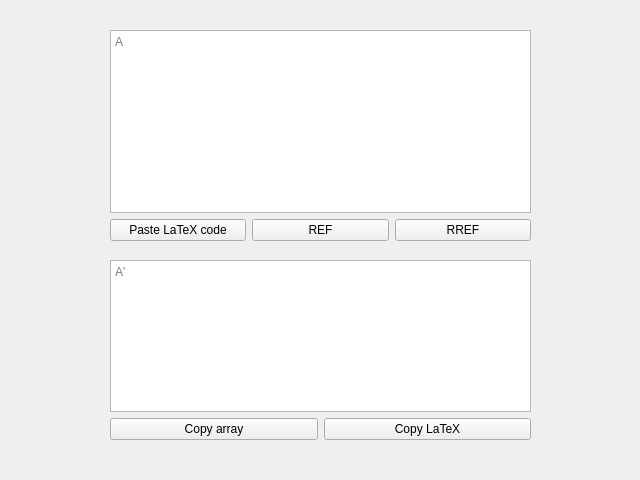
<?xml version="1.0" encoding="UTF-8"?>
<ui version="4.0">
 <class>Gauss</class>
 <widget class="QWidget" name="Gauss">
  <property name="geometry">
   <rect>
    <x>0</x>
    <y>0</y>
    <width>640</width>
    <height>480</height>
   </rect>
  </property>
  <property name="windowTitle">
   <string>GaussianElimination</string>
  </property>
  <widget class="QWidget" name="">
   <property name="geometry">
    <rect>
     <x>110</x>
     <y>260</y>
     <width>421</width>
     <height>180</height>
    </rect>
   </property>
   <layout class="QGridLayout" name="gridLayout">
    <item row="1" column="0">
     <layout class="QHBoxLayout" name="horizontalLayout_2">
      <item>
       <widget class="QPushButton" name="pushButton_copy">
        <property name="text">
         <string>Copy array</string>
        </property>
       </widget>
      </item>
      <item>
       <widget class="QPushButton" name="pushButton_copy_tex">
        <property name="text">
         <string>Copy LaTeX</string>
        </property>
       </widget>
      </item>
     </layout>
    </item>
    <item row="0" column="0">
     <widget class="QTextBrowser" name="textBrowser_result_A">
      <property name="sizePolicy">
       <sizepolicy hsizetype="Minimum" vsizetype="Expanding">
        <horstretch>0</horstretch>
        <verstretch>0</verstretch>
       </sizepolicy>
      </property>
      <property name="placeholderText">
       <string>A'</string>
      </property>
     </widget>
    </item>
   </layout>
  </widget>
  <widget class="QWidget" name="">
   <property name="geometry">
    <rect>
     <x>110</x>
     <y>30</y>
     <width>421</width>
     <height>211</height>
    </rect>
   </property>
   <layout class="QGridLayout" name="gridLayout_2">
    <item row="0" column="0">
     <widget class="QPlainTextEdit" name="plainTextEdit_A">
      <property name="placeholderText">
       <string>A</string>
      </property>
     </widget>
    </item>
    <item row="1" column="0">
     <layout class="QHBoxLayout" name="horizontalLayout">
      <item>
       <widget class="QPushButton" name="pushButton_tex">
        <property name="sizePolicy">
         <sizepolicy hsizetype="Expanding" vsizetype="Fixed">
          <horstretch>0</horstretch>
          <verstretch>0</verstretch>
         </sizepolicy>
        </property>
        <property name="text">
         <string>Paste LaTeX code</string>
        </property>
       </widget>
      </item>
      <item>
       <widget class="QPushButton" name="pushButton_ref">
        <property name="sizePolicy">
         <sizepolicy hsizetype="Expanding" vsizetype="Fixed">
          <horstretch>0</horstretch>
          <verstretch>0</verstretch>
         </sizepolicy>
        </property>
        <property name="text">
         <string>REF</string>
        </property>
       </widget>
      </item>
      <item>
       <widget class="QPushButton" name="pushButton_rref">
        <property name="sizePolicy">
         <sizepolicy hsizetype="Expanding" vsizetype="Fixed">
          <horstretch>0</horstretch>
          <verstretch>0</verstretch>
         </sizepolicy>
        </property>
        <property name="text">
         <string>RREF</string>
        </property>
       </widget>
      </item>
     </layout>
    </item>
   </layout>
  </widget>
 </widget>
 <resources/>
 <connections/>
</ui>
